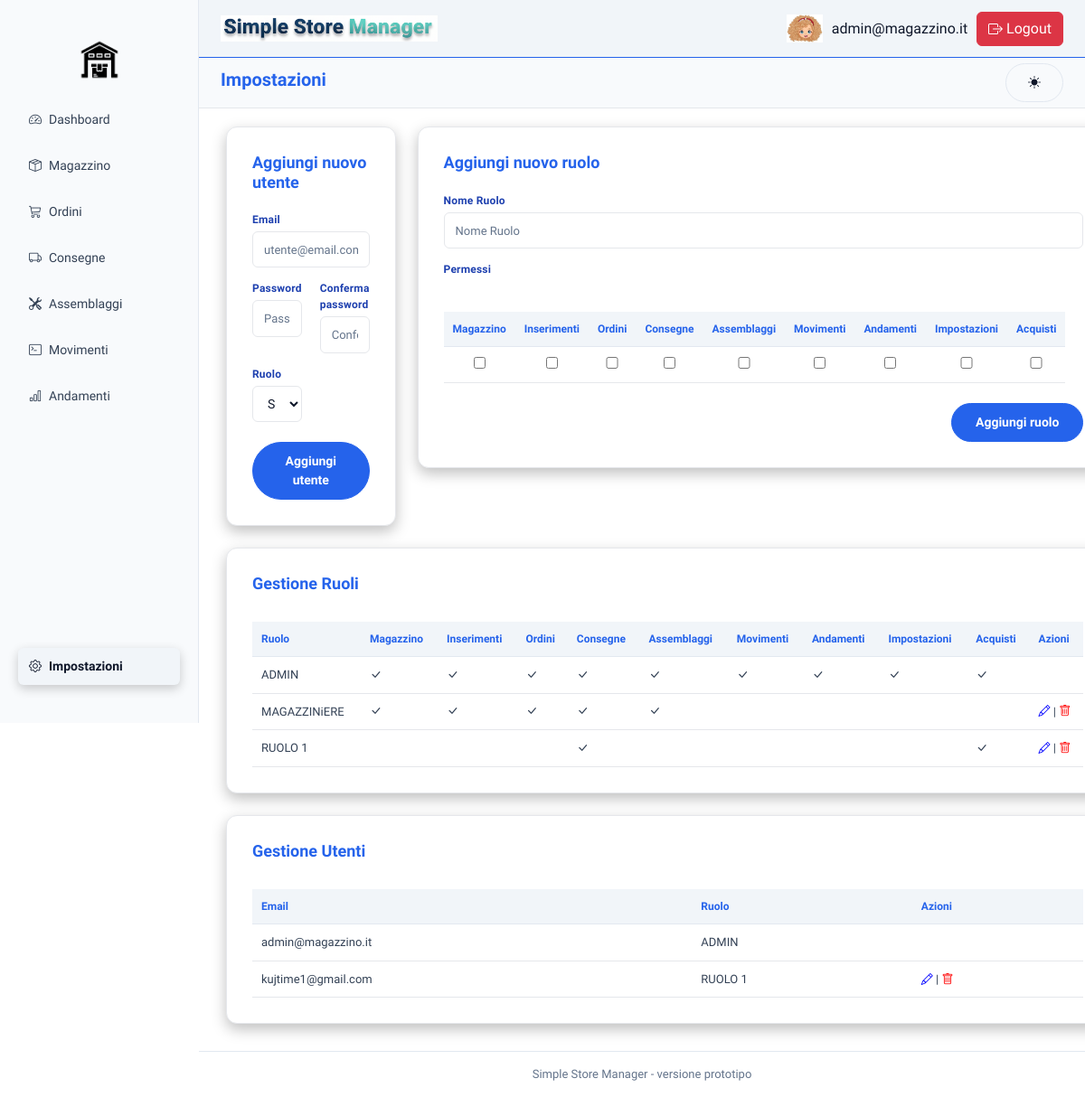
Page /index.php?page=impostazioni (signed in) on the committed database.
### tables this page shows
CREATE TABLE `ruoli` (
  `id` int(5) NOT NULL,
  `nome` varchar(50) NOT NULL,
  `magazzino` tinyint(1) NOT NULL DEFAULT 0,
  `inserimenti_nuovi` tinyint(1) NOT NULL DEFAULT 0,
  `ordini` tinyint(1) NOT NULL DEFAULT 0,
  `consegne` tinyint(1) NOT NULL DEFAULT 0,
  `assemblaggi` tinyint(1) NOT NULL DEFAULT 0,
  `movimenti` tinyint(1) NOT NULL DEFAULT 0,
  `andamenti` tinyint(1) NOT NULL DEFAULT 0,
  `impostazioni` tinyint(1) NOT NULL DEFAULT 0,
  `acquisti` tinyint(1) NOT NULL DEFAULT 0
);

CREATE TABLE `utenti` (
  `id` int(5) NOT NULL,
  `email` varchar(30) NOT NULL,
  `password_hash` varchar(255) NOT NULL,
  `ruolo` enum('WAREHOUSE','ADMIN') NOT NULL DEFAULT 'WAREHOUSE',
  `id_ruolo` int(5) DEFAULT NULL
);

### backend/query/utenti.php (called while the page is built, shortened)
<?php
function getAllUsers(){
    $conn=connect();
    $sql="SELECT u.id,u.email, r.nome AS ruolo
    FROM utenti u
    join ruoli r on u.id_ruolo=r.id";
    $stmt=$conn->query($sql);
    return $stmt->fetchAll(PDO::FETCH_ASSOC);
}
function getRuoli(){
    $conn=connect();
    $sql="SELECT * FROM ruoli";
    $stmt=$conn->query($sql);
    return $stmt->fetchAll(PDO::FETCH_ASSOC);
}
?>

### frontend/impostazioni/impostazioni.php (the view, shortened to what this page needs)
<?php
require_once 'backend/query/utenti.php';
$ruoli = getRuoli();
$utenti = getAllUsers();
if ($_SESSION['role'] === 'ADMIN'):
?>
<main class="main settings-page">
    <div class="card user-create-card">
        <h2>Aggiungi nuovo utente</h2>
        <form class="user-form" method="post" action="backend/controller/signUpCntrl.php">
            <div class="form-group full-width">
                <label>Email</label>
                <input type="email" name="signup_email" placeholder="utente@email.com" required>
            </div>
            <div class="form-group">
                <label>Password</label>
                <input type="password" name="signup_pass" placeholder="Password" required>
            </div>
            <div class="form-group">
                <label>Conferma password</label>
                <input type="password" name="signup_pass_confirm" placeholder="Conferma password" required>
            </div>
            <div class='form-group'>
            <label>Ruolo</label>
            <select name="ruolo" required>
                <option value="" disabled selected>Seleziona Ruolo</option>
            </select>
            </div>
            <div class="form-actions">
                <button type="submit" class="btn-primary">
                    Aggiungi utente
                </button>
            </div>
        </form>
    </div>
    <div class="card user-create-card">
        <h2>Aggiungi nuovo ruolo</h2>
        <form class="user-form" method="post" action="backend/controller/newRoleCntrl.php">
            <div class="form-group full-width">
                <label>Nome Ruolo</label>
                <input type="text" name="ruolo" placeholder="Nome Ruolo" required>
            </div>
            <div class="form-group">
                <label>Permessi</label><br>
                <table>
                    <tr>
                        <th>Magazzino</th>
                        <th>Inserimenti</th>
                        <th>Ordini</th>
                        <th>Consegne</th>
                        <th>Assemblaggi</th>
                        <th>Movimenti</th>
                        <th>Andamenti</th>
                        <th>Impostazioni</th>
                        <th>Acquisti</th>
                    </tr>
                    <tr>
                        <td><input type="checkbox" name="permessi[]" value="magazzino"></td>
                        <td><input type="checkbox" name="permessi[]" value="inserimenti_nuovi"></td>
                        <td><input type="checkbox" name="permessi[]" value="ordini"></td>
                        <td><input type="checkbox" name="permessi[]" value="consegne"></td>
                        <td><input type="checkbox" name="permessi[]" value="assemblaggi"></td>
                        <td><input type="checkbox" name="permessi[]" value="movimenti"></td>
                        <td><input type="checkbox" name="permessi[]" value="andamenti"></td>
                        <td><input type="checkbox" name="permessi[]" value="impostazioni"></td>
                        <td><input type="checkbox" name="permessi[]" value="acquisti"></td>
                    </tr>
                </table>
            </div>
            <div class="form-actions">
                <button type="submit" class="btn-primary">
                    Aggiungi ruolo
                </button>
            </div>
        </form>
    </div>
    <div class="card user-create-card">
        <h2>Gestione Ruoli</h2>
        <table>
            <tr>
                <th>Ruolo</th>
                <th>Magazzino</th>
                <th>Inserimenti</th>
                <th>Ordini</th>
                <th>Consegne</th>
                <th>Assemblaggi</th>
                <th>Movimenti</th>
                <th>Andamenti</th>
                <th>Impostazioni</th>
                <th>Acquisti</th>
                <th>Azioni</th>
            </tr>
            <?php foreach ($ruoli as $ruolo): ?>
                <tr>
                    <td><?= htmlspecialchars($ruolo['nome']) ?></td>
                    <td><?= $ruolo['magazzino'] ? '<i class="bi bi-check-lg"></i>' : '' ?></td>
                    <td><?= $ruolo['inserimenti_nuovi'] ? '<i class="bi bi-check-lg"></i>' : '' ?></td>
                    <td><?= $ruolo['ordini'] ? '<i class="bi bi-check-lg"></i>' : '' ?></td>
                    <td><?= $ruolo['consegne'] ? '<i class="bi bi-check-lg"></i>' : '' ?></td>
                    <td><?= $ruolo['assemblaggi'] ? '<i class="bi bi-check-lg"></i>' : '' ?></td>
                    <td><?= $ruolo['movimenti'] ? '<i class="bi bi-check-lg"></i>' : '' ?></td>
                    <td><?= $ruolo['andamenti'] ? '<i class="bi bi-check-lg"></i>' : '' ?></td>
                    <td><?= $ruolo['impostazioni'] ? '<i class="bi bi-check-lg"></i>' : '' ?></td>
                    <td><?= $ruolo['acquisti'] ? '<i class="bi bi-check-lg"></i>' : '' ?></td>
                    <td><?= $ruolo['nome']=='ADMIN' ? '' : '<i data-id='.$ruolo['id'].' style="color: blue;" class="bi bi-pencil"></i> | <a style="color: red;" href=backend/controller/deleteRole.php?delete_id='.$ruolo['id'].'><i class="bi bi-trash"></i></a> ' ?></td>
                </tr>
                <?php if($ruolo['nome'] == 'ADMIN') continue; ?>
            <?php endforeach; ?>
        </table>
    </div>
    <div class="card user-create-card">
        <h2>Gestione Utenti</h2>
        <table>
            <tr>
                <th>Email</th>
                <th>Ruolo</th>
                <th>Azioni</th>
            </tr>
            <?php foreach ($utenti as $utente): ?>
                <tr>
                    <td><?= htmlspecialchars($utente['email']) ?></td>
                    <td><?= htmlspecialchars($utente['ruolo']) ?></td>
                    <td><?= $utente['ruolo']=='ADMIN' ? '' : '<i data-id="'.$utente['id'].'" style="color: blue;" class="bi bi-pencil"></i> | <a style="color: red;" href=backend/controller/deleteUser.php?delete_id='.$utente['id'].'><i class="bi bi-trash"></i></a> '  ?></td>
                </tr>
                <?php if($utente['ruolo'] == 'ADMIN') continue; ?>
            <?php endforeach; ?>
        </table>
    </div>
</main>
<?php endif; ?>

### frontend/stile/layout.css (style rules this page uses)
* { box-sizing: border-box; margin: 0; padding: 0; }
body { font-family: "Sora", sans-serif; background-color: var(--background-color); color: var(--text-light); line-height: 1.5; -webkit-font-smoothing: antialiased; }
.main { margin-left: 220px; padding: 140px 30px 30px; min-height: 100vh; }
.card { background: var(--background-section); padding: 20px; border-radius: 12px; border: 1px solid var(--background-hover); box-shadow: 0 6px 16px rgba(0, 0, 0, 0.2); display: flex; flex-direction: column; color: var(--text-light); }
.card h2, .card h3 { font-size: 16px; margin-bottom: 12px; font-weight: 600; color: var(--highlight-color); }
.form-group { display: flex; flex-direction: column; }
.form-group.full-width { grid-column: span 2; }
.form-actions { grid-column: span 2; display: flex; justify-content: flex-end; }
.form-group label, .assembly-row label { font-size: 13px; font-weight: 600; color: var(--text-admin); margin-bottom: 6px; display: block; }
input, select, textarea { width: 100%; padding: 10px 12px; border: 1px solid var(--background-hover); border-radius: 6px; font-size: 14px; background-color: var(--background-color); color: var(--text-light); transition: border-color 0.2s, box-shadow 0.2s; }
.btn-primary { display: inline-flex; align-items: center; justify-content: center; padding: 10px 24px; font-size: 14px; font-weight: 600; color: var(--background-color); background-color: var(--highlight-color); border: 1px solid var(--highlight-color); border-radius: 999px; cursor: pointer; transition: all 0.2s ease; }
.user-create-card { max-width: 50%; min-width: 480px; margin: 0; padding: 28px; background: var(--background-section); border: 1px solid var(--background-hover); border-radius: 12px; box-shadow: 0 6px 16px rgba(0,0,0,0.25); }
.user-create-card h2 { text-align: left; margin-bottom: 22px; font-size: 18px; font-weight: 600; color: var(--highlight-color); }
.user-form { display: grid; grid-template-columns: 1fr 1fr; gap: 14px 20px; }
.user-form .form-group { display: flex; flex-direction: column; }
.user-form .full-width { grid-column: span 2; }
.user-form .form-group label { font-size: 12px; font-weight: 600; color: var(--text-admin); margin-bottom: 4px; letter-spacing: 0.2px; }
.user-form input { width: 100%; padding: 9px 12px; font-size: 13.5px; border-radius: 6px; border: 1px solid var(--background-hover); background-color: var(--background-color); color: var(--text-light); transition: border-color 0.2s ease, box-shadow 0.2s ease; }
.user-form input::placeholder { color: var(--text-muted); font-size: 13px; }
.user-form .form-actions { grid-column: span 2; display: flex; justify-content: flex-end; margin-top: 8px; }
.user-form button { padding: 10px 26px; font-size: 14px; font-weight: 600; }
.settings-page { display: grid; grid-template-columns: 1fr 1fr; gap: 24px; align-items: start; }
.settings-page .user-create-card { max-width: 100%; min-width: unset; }
.settings-page .user-create-card:nth-child(3), .settings-page .user-create-card:nth-child(4) { grid-column: span 2; }
.user-create-card table { width: 100%; border-collapse: collapse; margin-top: 10px; }
.user-create-card th { text-align: left; font-size: 12px; color: var(--highlight-color); padding: 10px; background: var(--background-thead); border-bottom: 1px solid var(--border-color); }
.user-create-card td { padding: 10px; border-bottom: 1px solid var(--background-hover); font-size: 13px; color: var(--text-grey); }

### rows in the picture
ruoli: nome "ADMIN", magazzino 1 (drawn), inserimenti_nuovi 1 (drawn), ordini 1 (drawn), consegne 1 (drawn), assemblaggi 1 (drawn), movimenti 1 (drawn), andamenti 1 (drawn), impostazioni 1 (drawn), acquisti 1 (drawn)
ruoli: nome "MAGAZZINiERE", magazzino 1 (drawn), inserimenti_nuovi 1 (drawn), ordini 1 (drawn), consegne 1 (drawn), assemblaggi 1 (drawn)
ruoli: nome "RUOLO 1", consegne 1 (drawn), acquisti 1 (drawn)
utenti: email "admin@magazzino.it", id_ruolo.nome "ADMIN"
utenti: email "kujtime1@gmail.com", id_ruolo.nome "RUOLO 1"

### other values in the picture
$pagina "Dashboard"
$pagina "Magazzino"
$pagina "Ordini"
$pagina "Consegne"
$pagina "Assemblaggi"
$pagina "Movimenti"
$pagina "Andamenti"
$pagina "Impostazioni"
$_SESSION['user'] "admin@magazzino.it"
$page "Impostazioni"
